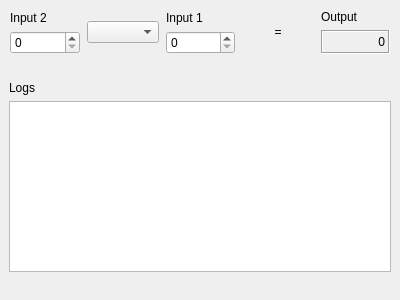
<?xml version="1.0" encoding="UTF-8"?>
<ui version="4.0">
 <class>CalculatorForm</class>
 <widget class="QWidget" name="CalculatorForm">
  <property name="geometry">
   <rect>
    <x>0</x>
    <y>0</y>
    <width>400</width>
    <height>300</height>
   </rect>
  </property>
  <property name="sizePolicy">
   <sizepolicy hsizetype="Preferred" vsizetype="Preferred">
    <horstretch>0</horstretch>
    <verstretch>0</verstretch>
   </sizepolicy>
  </property>
  <property name="windowTitle">
   <string>Calculator Form</string>
  </property>
  <layout class="QGridLayout">
   <property name="margin" stdset="0">
    <number>9</number>
   </property>
   <property name="spacing">
    <number>6</number>
   </property>
   <item row="0" column="0">
    <layout class="QVBoxLayout" name="verticalLayout">
     <item>
      <layout class="QHBoxLayout" name="horizontalLayout">
       <item>
        <layout class="QVBoxLayout">
         <property name="spacing">
          <number>6</number>
         </property>
         <property name="margin" stdset="0">
          <number>1</number>
         </property>
         <item>
          <widget class="QLabel" name="label_2">
           <property name="text">
            <string>Input 2</string>
           </property>
          </widget>
         </item>
         <item>
          <widget class="QSpinBox" name="inputSpinBox2"/>
         </item>
        </layout>
       </item>
       <item>
        <widget class="QComboBox" name="operatorSelector">
         <property name="editable">
          <bool>false</bool>
         </property>
         <property name="currentText">
          <string notr="true"/>
         </property>
        </widget>
       </item>
       <item>
        <layout class="QVBoxLayout">
         <property name="spacing">
          <number>6</number>
         </property>
         <property name="margin" stdset="0">
          <number>1</number>
         </property>
         <item>
          <widget class="QLabel" name="label">
           <property name="text">
            <string>Input 1</string>
           </property>
          </widget>
         </item>
         <item>
          <widget class="QSpinBox" name="inputSpinBox1"/>
         </item>
        </layout>
       </item>
       <item>
        <widget class="QLabel" name="label_3_2">
         <property name="text">
          <string>=</string>
         </property>
         <property name="alignment">
          <set>Qt::AlignCenter</set>
         </property>
        </widget>
       </item>
       <item>
        <layout class="QVBoxLayout">
         <property name="spacing">
          <number>6</number>
         </property>
         <property name="margin" stdset="0">
          <number>1</number>
         </property>
         <item>
          <widget class="QLabel" name="label_2_2_2">
           <property name="text">
            <string>Output</string>
           </property>
          </widget>
         </item>
         <item>
          <widget class="QLabel" name="outputWidget">
           <property name="frameShape">
            <enum>QFrame::Box</enum>
           </property>
           <property name="frameShadow">
            <enum>QFrame::Sunken</enum>
           </property>
           <property name="text">
            <string>0</string>
           </property>
           <property name="alignment">
            <set>Qt::AlignAbsolute|Qt::AlignBaseline|Qt::AlignBottom|Qt::AlignCenter|Qt::AlignHCenter|Qt::AlignHorizontal_Mask|Qt::AlignJustify|Qt::AlignLeading|Qt::AlignLeft|Qt::AlignRight|Qt::AlignTop|Qt::AlignTrailing|Qt::AlignVCenter|Qt::AlignVertical_Mask</set>
           </property>
          </widget>
         </item>
        </layout>
       </item>
      </layout>
     </item>
     <item>
      <spacer name="horizontalSpacer">
       <property name="orientation">
        <enum>Qt::Horizontal</enum>
       </property>
       <property name="sizeHint" stdset="0">
        <size>
         <width>40</width>
         <height>20</height>
        </size>
       </property>
      </spacer>
     </item>
     <item>
      <widget class="QLabel" name="label_4">
       <property name="text">
        <string>Logs</string>
       </property>
      </widget>
     </item>
     <item>
      <widget class="QListWidget" name="listWidget"/>
     </item>
     <item>
      <spacer name="verticalSpacer">
       <property name="orientation">
        <enum>Qt::Vertical</enum>
       </property>
       <property name="sizeHint" stdset="0">
        <size>
         <width>20</width>
         <height>40</height>
        </size>
       </property>
      </spacer>
     </item>
    </layout>
   </item>
  </layout>
 </widget>
 <resources/>
 <connections/>
</ui>
